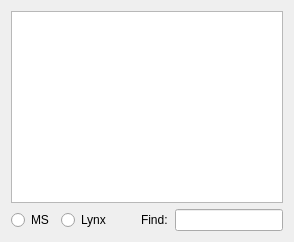
      <widget class="QWidget" name="m_pTablePage">
       <layout class="QGridLayout" name="gridLayout_2">
        <property name="horizontalSpacing">
         <number>0</number>
        </property>
        <item row="2" column="2">
         <widget class="QRadioButton" name="m_pRadioMs">
          <property name="enabled">
           <bool>true</bool>
          </property>
          <property name="sizePolicy">
           <sizepolicy hsizetype="Preferred" vsizetype="Fixed">
            <horstretch>0</horstretch>
            <verstretch>0</verstretch>
           </sizepolicy>
          </property>
          <property name="minimumSize">
           <size>
            <width>50</width>
            <height>0</height>
           </size>
          </property>
          <property name="text">
           <string>MS</string>
          </property>
         </widget>
        </item>
        <item row="2" column="6">
         <widget class="QLineEdit" name="m_pTxtFind"/>
        </item>
        <item row="2" column="5">
         <widget class="QLabel" name="m_pLblFind">
          <property name="text">
           <string>Find:  </string>
          </property>
         </widget>
        </item>
        <item row="0" column="1" colspan="6">
         <widget class="QTableView" name="m_pTblList">
          <property name="palette">
           <palette>
            <active>
             <colorrole role="Highlight">
              <brush brushstyle="SolidPattern">
               <color alpha="255">
                <red>0</red>
                <green>160</green>
                <blue>0</blue>
               </color>
              </brush>
             </colorrole>
            </active>
            <inactive>
             <colorrole role="Highlight">
              <brush brushstyle="SolidPattern">
               <color alpha="255">
                <red>0</red>
                <green>160</green>
                <blue>0</blue>
               </color>
              </brush>
             </colorrole>
            </inactive>
            <disabled>
             <colorrole role="Highlight">
              <brush brushstyle="SolidPattern">
               <color alpha="255">
                <red>0</red>
                <green>0</green>
                <blue>128</blue>
               </color>
              </brush>
             </colorrole>
            </disabled>
           </palette>
          </property>
          <property name="font">
           <font>
            <pointsize>16</pointsize>
            <weight>75</weight>
            <bold>true</bold>
           </font>
          </property>
          <property name="tabKeyNavigation">
           <bool>false</bool>
          </property>
          <property name="selectionMode">
           <enum>QAbstractItemView::SingleSelection</enum>
          </property>
          <property name="selectionBehavior">
           <enum>QAbstractItemView::SelectRows</enum>
          </property>
          <property name="showGrid">
           <bool>false</bool>
          </property>
          <attribute name="verticalHeaderVisible">
           <bool>false</bool>
          </attribute>
         </widget>
        </item>
        <item row="2" column="3">
         <widget class="QRadioButton" name="m_pRadioLynx">
          <property name="sizePolicy">
           <sizepolicy hsizetype="Preferred" vsizetype="Fixed">
            <horstretch>0</horstretch>
            <verstretch>0</verstretch>
           </sizepolicy>
          </property>
          <property name="text">
           <string>Lynx</string>
          </property>
         </widget>
        </item>
        <item row="2" column="4">
         <widget class="QLabel" name="m_pLblSpace">
          <property name="minimumSize">
           <size>
            <width>30</width>
            <height>0</height>
           </size>
          </property>
          <property name="text">
           <string/>
          </property>
         </widget>
        </item>
       </layout>
      </widget>
